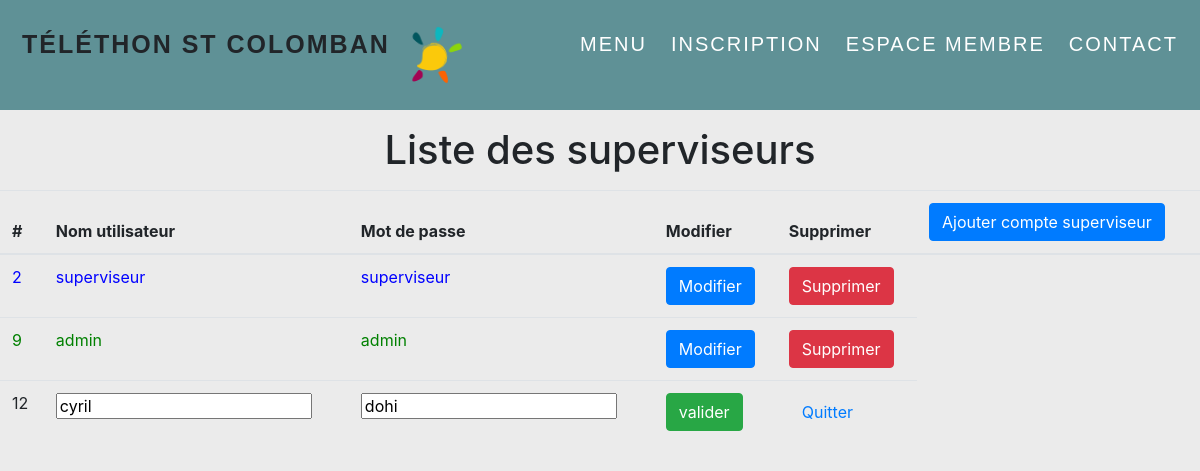
Page /Cyril/telethon_project/modification_superviseurs.php?modifier=12 on the committed database.
### tables this page shows
CREATE TABLE IF NOT EXISTS `users` (
  `id` int(11) NOT NULL AUTO_INCREMENT,
  `login` varchar(45) NOT NULL,
  `password` varchar(45) NOT NULL,
  `roles_id` int(2) NOT NULL,
  PRIMARY KEY (`id`),
  KEY `fk_users_roles` (`roles_id`)
);

### Cyril/telethon_project/modification_superviseur2.php (called while the page is built, shortened)
<?php ob_start();
    $Titre = "Liste des superviseurs";
    ?>
<?php
$pdo = new PDO("mysql:dbname=projet_telethon;host=localhost", "root", "");
$stmt = $pdo->prepare("SELECT * FROM users ORDER BY id");
$stmt->execute();
$types = $stmt->fetchAll(PDO::FETCH_ASSOC);
?>

### Cyril/telethon_project/modification_superviseurs.php (the view, shortened to what this page needs)
<link href="//maxcdn.bootstrapcdn.com/bootstrap/4.1.1/css/bootstrap.min.css" rel="stylesheet" id="bootstrap-css">
<body style="background-color: #EBEBEB;">
 <?php include('container.php');?> <?php require "modification_superviseur2.php" ?>
    <div class ="container" >
        <h1 class =" text-black p-2 my-2 text-center"> <?=$Titre?></h1>
      </div>
 </body>
<table class ="table">
        <thead>
            <tr>
                <th scope="col">#</th>
                <th scope="col">Nom utilisateur</th>
                <th scope="col">Mot de passe</th>
                <th scope="col">Modifier</th>
                <th scope="col">Supprimer</th>
                <th> <a href="Ajout_superviseur2.php" class ="btn btn-primary">Ajouter compte superviseur</a></th>
            </tr>
        </thead>
        <tbody>
            <?php foreach($types as $type) : ?>
       <?php if(!isset($_GET['modifier']) || $_GET['modifier'] !== $type['id']){?>
         <?php if($type['roles_id'] === '1'){  ?><style>.ligne{color: green;}</style>
            <tr class ="ligne">
                <td><?= $type['id']?></td>
                <td><?= $type['login']?></td>
                <td><?= $type['password']?></td>
                <td> <a href="?modifier=<?=$type['id']?>" class="btn btn-primary" >Modifier</a></td>
                <td> <a href="?supprimer=<?=$type['id']?>" class="btn btn-danger" id ="refresh">Supprimer</a></td>
           </tr>
             <?php } ?>
            <?php if($type['roles_id'] === '2'){  ?><style>.lignes{color: blue;}</style>
            <tr class ="lignes">
                <td><?= $type['id']?></td>
                <td><?= $type['login']?></td>
                <td><?= $type['password']?></td>
                <td> <a href="?modifier=<?=$type['id']?>" class="btn btn-primary" >Modifier</a></td>
                <td> <a href="?supprimer=<?=$type['id']?>" class="btn btn-danger" id ="refresh">Supprimer</a></td>
           </tr>
             <?php } ?>
            <?php } else { ?>
        <form method="POST" action="">
            <td><?= $type['id'] ?> </td>
            <td><input type = "text" name ="Nom" value = "<?= $type['login']?>" /> </td>
            <td><input type = "text" name ="Mdp" value = "<?= $type['password']?>" /> </td>
            <td><input type = "submit" class = "btn btn-success" value ="valider" id ="refresh"/> </td>
            <td><a href="modification_superviseurs.php" class = "btn btn-dangers"> Quitter </a> </td>
        </form>
            <?php } ?>
         <?php endforeach; ?>
        </tbody>
</table>

### Cyril/telethon_project/modification_superviseurs.php (style rules this page uses)
.lignes { color: blue; }
.ligne { color: green; }

### rows in the picture
users: id "2", login "superviseur", password "superviseur"
users: id "9", login "admin", password "admin"
users: id "12", Nom "cyril", Mdp "dohi"

### other values in the picture
$Titre "Liste des superviseurs"
